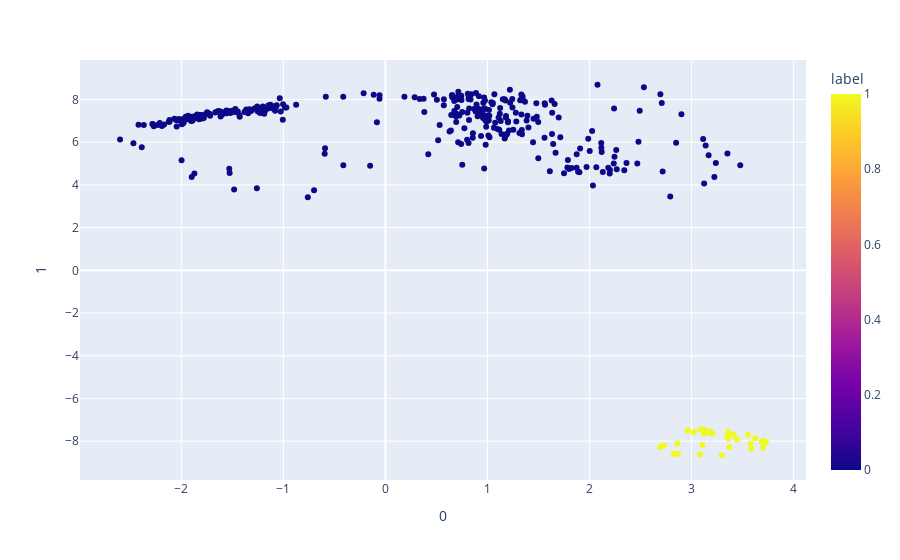

Notebook code for this chart:
### Code cell
proj_1d = umap_2d.transform(X1)

fig_2d = px.scatter(
    pd.DataFrame(proj_1d), x=0, y=1,
    color=Y_test_pred, labels={'color': 'label'}
)


fig_2d.show()

### Figure 1 — Plotly figure (JSON) as saved in the notebook; plotly's stock layout.template omitted (floating-point values rounded to 4 significant figures; data arrays with more than 128 entries replaced by an {"elided": "..."} marker saying what was removed)
{"data": [{"hovertemplate": "0=%{x}<br>1=%{y}<br>label=%{marker.color}<extra></extra>", "legendgroup": "", "marker": {"color": {"elided": "368 int values"}, "coloraxis": "coloraxis", "symbol": "circle"}, "mode": "markers", "name": "", "orientation": "v", "showlegend": false, "type": "scatter", "x": {"elided": "368 float values"}, "xaxis": "x", "y": {"elided": "368 float values"}, "yaxis": "y"}], "layout": {"coloraxis": {"colorbar": {"title": {"text": "label"}}, "colorscale": [[0, "#0d0887"], [0.1111, "#46039f"], [0.2222, "#7201a8"], [0.3333, "#9c179e"], [0.4444, "#bd3786"], [0.5556, "#d8576b"], [0.6667, "#ed7953"], [0.7778, "#fb9f3a"], [0.8889, "#fdca26"], [1, "#f0f921"]]}, "legend": {"tracegroupgap": 0}, "margin": {"t": 60}, "xaxis": {"anchor": "y", "domain": [0, 1], "title": {"text": "0"}}, "yaxis": {"anchor": "x", "domain": [0, 1], "title": {"text": "1"}}}}
